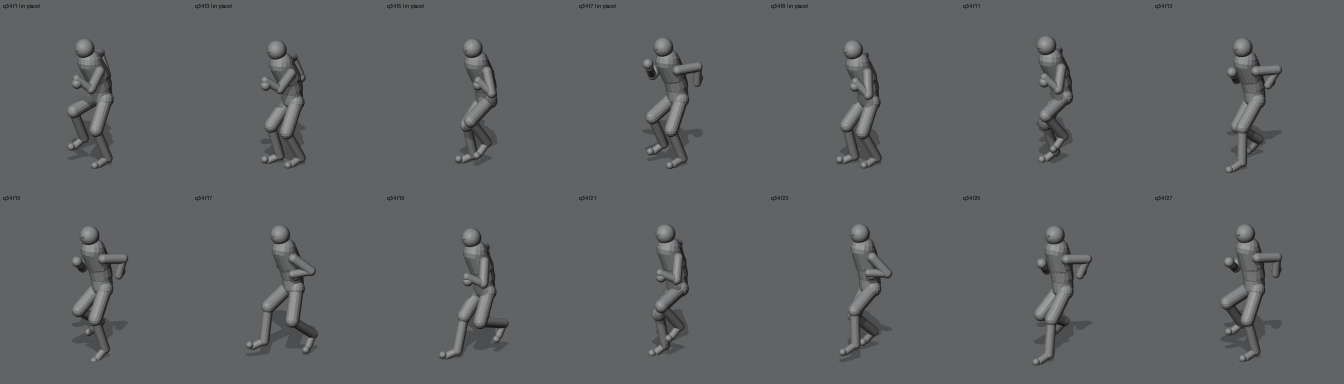
#> input picture docs/notes/reviews/run-start-frantic/r1/grid_q34.png, 2688 x 768 px, given in place of grid_side.png_01.png, which was not available (shown at 1/2 size)
$ python grid2.py grid_q34.png grid_side.png grid_side.png
#> lines starting #> are read from the running program, lines starting #| are printed output that depends on the picture
import sys,os
from PIL import Image,ImageDraw
d,view,out=sys.argv[1],sys.argv[2],sys.argv[3]
fr=list(range(1,28,2)); W=384
g=Image.new('RGB',(W*7,W*2),'white'); dr=ImageDraw.Draw(g)
#> after `g = Image.new('RGB', (W * 7, W * 2), 'white')`: g: PIL image 2688x768 RGB; every value is 255
for i,f in enumerate(fr):
    im=Image.open(os.path.join(d,f'{view}_{f:02d}.png')).convert('RGB').resize((W,W))
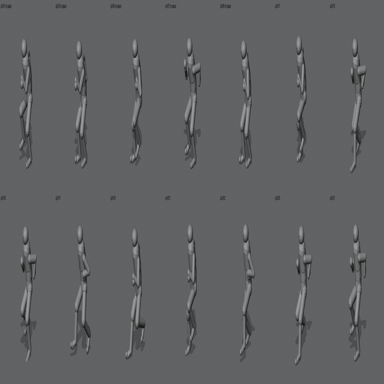
#> im: PIL image 384x384 RGB; mean R, G, B 96.6, 98, 99.5
    x,y=(i%7)*W,(i//7)*W; g.paste(im,(x,y)); dr.text((x+6,y+6),f'{view} f{f}'+(' (in place)' if f<=10 else ''),fill='black')
#> after `g.paste(im, (x, y))`:
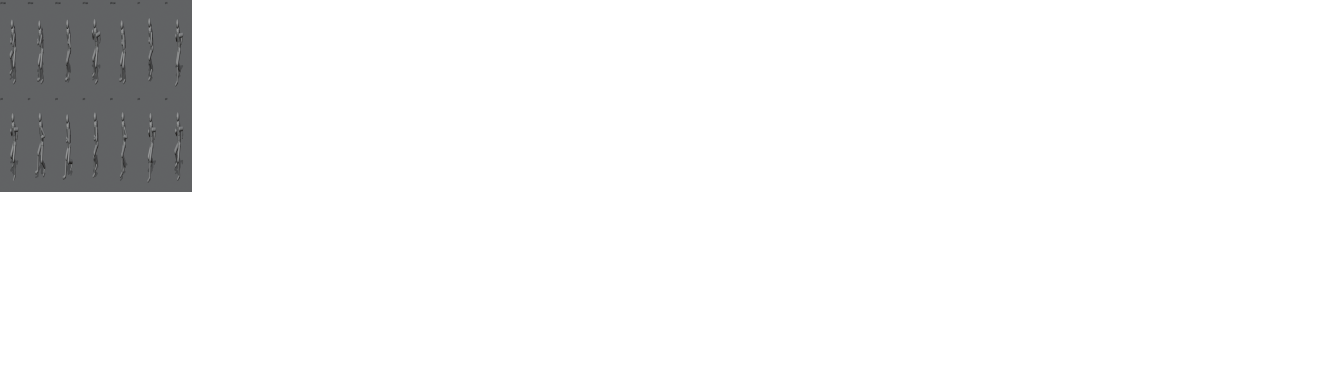
#> g: PIL image 2688x768 RGB (shown at 1/2 size); mean R, G, B 243.7, 243.8, 243.9
#> pass 2 of the loop `for i,f in enumerate(fr):`:
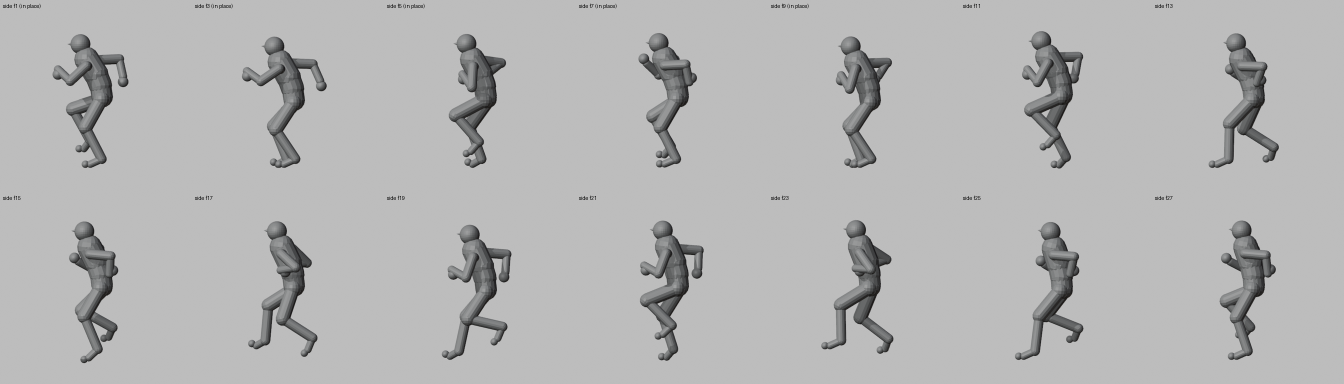
#> input picture docs/notes/reviews/run-start-frantic/r1/grid_side.png, 2688 x 768 px, given in place of grid_side.png_03.png, which was not available (shown at 1/2 size)
#> `im=Image.open(os.path.join(d,f'{view}_{f:02d}.png')).convert('RGB').re..`:
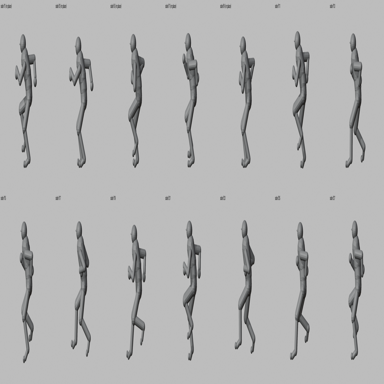
#> im: PIL image 384x384 RGB; mean R, G, B 180.2, 180.3, 180.4
#> `g.paste(im, (x, y))`:
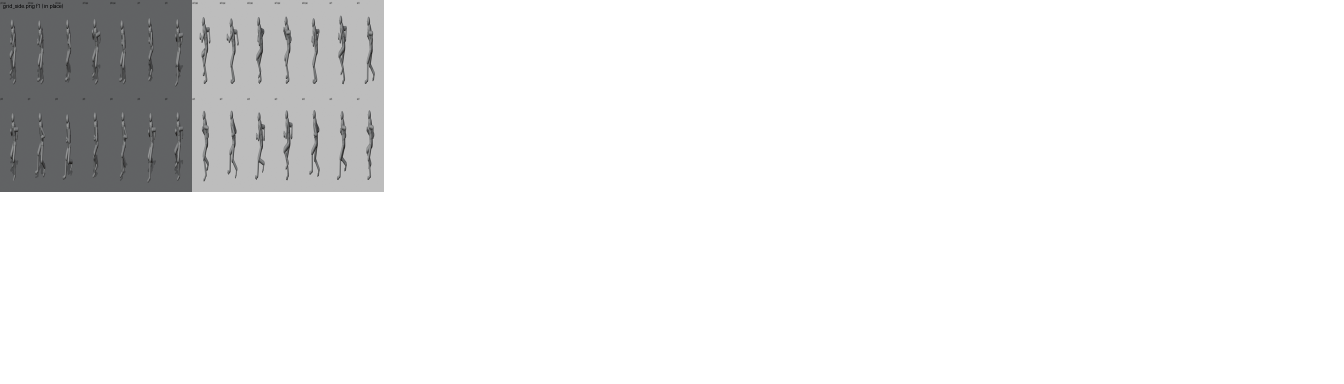
#> g: PIL image 2688x768 RGB (shown at 1/2 size); mean R, G, B 238.3, 238.4, 238.6
#> (the run stopped early here; a loop or call above may not have finished)
